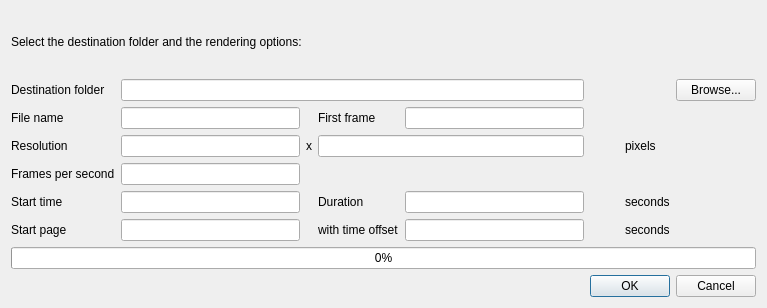
<?xml version="1.0" encoding="UTF-8"?>
<ui version="4.0">
 <class>RenderToFileDialog</class>
 <widget class="QDialog" name="RenderToFileDialog">
  <property name="windowModality">
   <enum>Qt::ApplicationModal</enum>
  </property>
  <property name="geometry">
   <rect>
    <x>0</x>
    <y>0</y>
    <width>767</width>
    <height>308</height>
   </rect>
  </property>
  <property name="sizePolicy">
   <sizepolicy hsizetype="Minimum" vsizetype="Preferred">
    <horstretch>0</horstretch>
    <verstretch>0</verstretch>
   </sizepolicy>
  </property>
  <property name="windowTitle">
   <string>Render to files</string>
  </property>
  <layout class="QGridLayout" name="gridLayout">
   <item row="4" column="1">
    <widget class="QLineEdit" name="xResolution"/>
   </item>
   <item row="4" column="2">
    <widget class="QLabel" name="xLabel">
     <property name="text">
      <string>x</string>
     </property>
    </widget>
   </item>
   <item row="4" column="3" colspan="2">
    <widget class="QLineEdit" name="yResolution"/>
   </item>
   <item row="4" column="6">
    <widget class="QLabel" name="pixelsLabel">
     <property name="text">
      <string>pixels</string>
     </property>
    </widget>
   </item>
   <item row="9" column="0" colspan="8">
    <widget class="QProgressBar" name="progressBar">
     <property name="value">
      <number>0</number>
     </property>
    </widget>
   </item>
   <item row="10" column="5" colspan="3">
    <widget class="QDialogButtonBox" name="buttonBox">
     <property name="orientation">
      <enum>Qt::Horizontal</enum>
     </property>
     <property name="standardButtons">
      <set>QDialogButtonBox::Cancel|QDialogButtonBox::Ok</set>
     </property>
    </widget>
   </item>
   <item row="2" column="7">
    <widget class="QPushButton" name="browseButton">
     <property name="text">
      <string>Browse...</string>
     </property>
    </widget>
   </item>
   <item row="3" column="0">
    <widget class="QLabel" name="fileLabel">
     <property name="text">
      <string>File name</string>
     </property>
    </widget>
   </item>
   <item row="2" column="0">
    <widget class="QLabel" name="folderLabel">
     <property name="text">
      <string>Destination folder</string>
     </property>
    </widget>
   </item>
   <item row="2" column="1" colspan="4">
    <widget class="QLineEdit" name="folderEdit"/>
   </item>
   <item row="0" column="0" colspan="6">
    <widget class="QLabel" name="msgLabel">
     <property name="text">
      <string>Select the destination folder and the rendering options:</string>
     </property>
     <property name="wordWrap">
      <bool>true</bool>
     </property>
    </widget>
   </item>
   <item row="3" column="1">
    <widget class="QLineEdit" name="fileEdit">
     <property name="toolTip">
      <string>%0d: frame number with leading zeros; %%: percent; numeric printf formats accepted</string>
     </property>
     <property name="text">
      <string/>
     </property>
    </widget>
   </item>
   <item row="3" column="3">
    <widget class="QLabel" name="firstFrameLabel">
     <property name="text">
      <string>First frame</string>
     </property>
    </widget>
   </item>
   <item row="3" column="4">
    <widget class="QLineEdit" name="firstFrameEdit">
     <property name="text">
      <string/>
     </property>
    </widget>
   </item>
   <item row="4" column="0">
    <widget class="QLabel" name="resolutionLabel">
     <property name="text">
      <string>Resolution</string>
     </property>
    </widget>
   </item>
   <item row="7" column="3">
    <widget class="QLabel" name="timeOffsetLabel">
     <property name="text">
      <string>with time offset</string>
     </property>
    </widget>
   </item>
   <item row="7" column="0">
    <widget class="QLabel" name="startPageLabel">
     <property name="text">
      <string>Start page</string>
     </property>
    </widget>
   </item>
   <item row="7" column="1">
    <widget class="QLineEdit" name="startPageEdit">
     <property name="toolTip">
      <string>0 for current page</string>
     </property>
    </widget>
   </item>
   <item row="7" column="4">
    <widget class="QLineEdit" name="timeOffsetEdit">
     <property name="toolTip">
      <string>The value of page_time for the first frame in start page</string>
     </property>
    </widget>
   </item>
   <item row="7" column="6">
    <widget class="QLabel" name="secondsLabel2">
     <property name="text">
      <string>seconds</string>
     </property>
    </widget>
   </item>
   <item row="6" column="3">
    <widget class="QLabel" name="durationLabel">
     <property name="text">
      <string>Duration</string>
     </property>
    </widget>
   </item>
   <item row="6" column="4">
    <widget class="QLineEdit" name="durationEdit">
     <property name="text">
      <string/>
     </property>
    </widget>
   </item>
   <item row="6" column="6">
    <widget class="QLabel" name="secondsLabel">
     <property name="text">
      <string>seconds</string>
     </property>
    </widget>
   </item>
   <item row="6" column="0">
    <widget class="QLabel" name="startTimeLabel">
     <property name="text">
      <string>Start time</string>
     </property>
    </widget>
   </item>
   <item row="6" column="1">
    <widget class="QLineEdit" name="startTimeEdit">
     <property name="toolTip">
      <string>Unix time in seconds, -1 for current date/time</string>
     </property>
    </widget>
   </item>
   <item row="5" column="0">
    <widget class="QLabel" name="fpsLabel">
     <property name="text">
      <string>Frames per second</string>
     </property>
    </widget>
   </item>
   <item row="5" column="1">
    <widget class="QLineEdit" name="fpsEdit"/>
   </item>
  </layout>
 </widget>
 <tabstops>
  <tabstop>folderEdit</tabstop>
  <tabstop>browseButton</tabstop>
  <tabstop>fileEdit</tabstop>
  <tabstop>firstFrameEdit</tabstop>
  <tabstop>xResolution</tabstop>
  <tabstop>yResolution</tabstop>
  <tabstop>buttonBox</tabstop>
 </tabstops>
 <resources/>
 <connections>
  <connection>
   <sender>buttonBox</sender>
   <signal>accepted()</signal>
   <receiver>RenderToFileDialog</receiver>
   <slot>accept()</slot>
   <hints>
    <hint type="sourcelabel">
     <x>248</x>
     <y>254</y>
    </hint>
    <hint type="destinationlabel">
     <x>157</x>
     <y>274</y>
    </hint>
   </hints>
  </connection>
  <connection>
   <sender>buttonBox</sender>
   <signal>rejected()</signal>
   <receiver>RenderToFileDialog</receiver>
   <slot>reject()</slot>
   <hints>
    <hint type="sourcelabel">
     <x>316</x>
     <y>260</y>
    </hint>
    <hint type="destinationlabel">
     <x>286</x>
     <y>274</y>
    </hint>
   </hints>
  </connection>
 </connections>
</ui>
